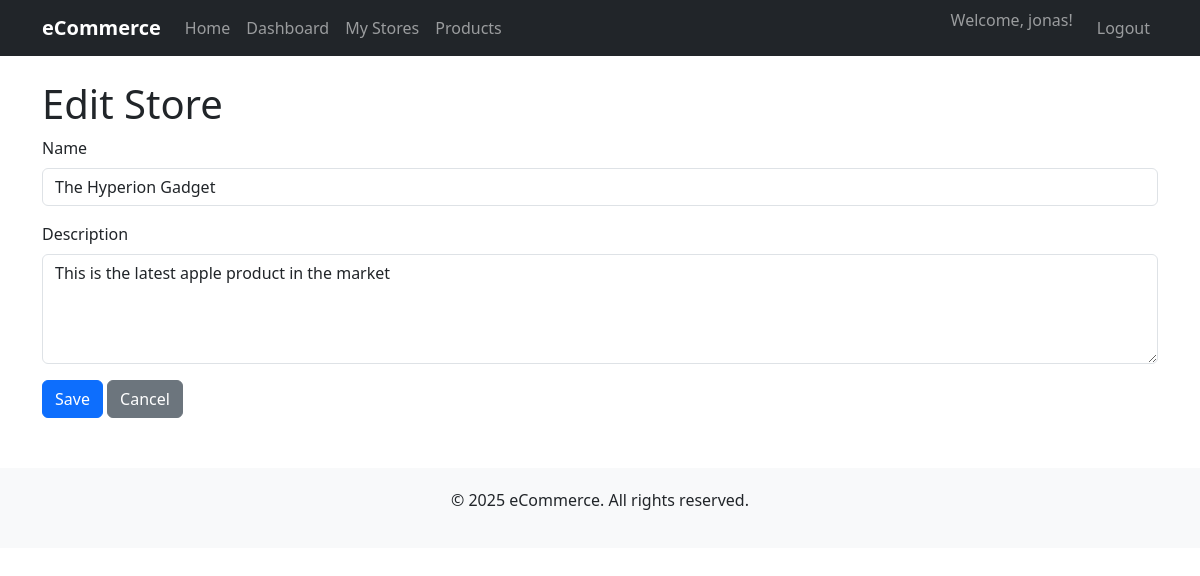
/vendor/stores/1/edit/ (signed in), run on the app's committed database.
### ecommerce/models.py (models this page shows, shortened)
class User(AbstractUser):
    VENDOR = 'vendor'
    BUYER = 'buyer'
    ROLE_CHOICES = [
        (VENDOR, 'Vendor'),
        (BUYER, 'Buyer'),
    ]
    role = models.CharField(max_length=10, choices=ROLE_CHOICES, default=BUYER)
    email = models.EmailField(unique=True)
    def is_vendor(self):
        return self.role == self.VENDOR

class Store(models.Model):
    name = models.CharField(max_length=200)
    description = models.TextField(blank=True)
    vendor = models.ForeignKey(User, on_delete=models.CASCADE, related_name='stores')
    created_at = models.DateTimeField(auto_now_add=True)
    updated_at = models.DateTimeField(auto_now=True)
    class Meta:
        ordering = ['-created_at']

### ecommerce/views.py (the view)
# urls.py: path('vendor/stores/<int:store_id>/edit/', views.store_edit, name='store_edit'),
@login_required
def store_edit(request, store_id):
    if not request.user.is_vendor():
        messages.error(request, 'Access denied.')
        return redirect('home')
    store = get_object_or_404(Store, id=store_id, vendor=request.user)
    if request.method == 'POST':
        form = StoreForm(request.POST, instance=store)
        if form.is_valid():
            form.save()
            messages.success(request, 'Store updated successfully!')
            return redirect('store_list')
    else:
        form = StoreForm(instance=store)
    return render(request, 'ecommerce/store_form.html', {'form': form, 'title': 'Edit Store', 'store': store})

### ecommerce/forms.py
class StoreForm(forms.ModelForm):
    class Meta:
        model = Store
        fields = ['name', 'description']
        widgets = {
            'name': forms.TextInput(attrs={'class': 'form-control'}),
            'description': forms.Textarea(attrs={'class': 'form-control', 'rows': 4}),
        }

### ecommerce/context_processors.py (called while the page is built)
def cart_count(request):
    cart_count = 0
    if request.user.is_authenticated and hasattr(request.user, 'role') and request.user.role == 'buyer':
        cart = request.session.get('cart', {})
        cart_count = sum(cart.values())
    return {'cart_count': cart_count}

### templates/ecommerce/store_form.html (shortened to what this page needs)
{% extends 'base.html' %}
{% block content %}
<h1>{{ title }}</h1>
<form method="post">
    {% for field in form %}
        <div class="mb-3">
            <label for="{{ field.id_for_label }}" class="form-label">{{ field.label }}</label>
            {{ field }}
        </div>
    {% endfor %}
    <button type="submit" class="btn btn-primary">Save</button>
    <a href="{% url 'store_list' %}" class="btn btn-secondary">Cancel</a>
</form>
{% endblock %}

### templates/base.html (shortened to what this page needs)
<!DOCTYPE html>
<html lang="en">
<head>
    <link href="https://cdn.jsdelivr.net/npm/bootstrap@5.3.0/dist/css/bootstrap.min.css" rel="stylesheet">
</head>
<body>
    <nav class="navbar navbar-expand-lg navbar-dark bg-dark">
        <div class="container">
            <a class="navbar-brand" href="{% url 'home' %}">eCommerce</a>
            <div class="collapse navbar-collapse" id="navbarNav">
                <ul class="navbar-nav me-auto">
                    <li class="nav-item">
                        <a class="nav-link" href="{% url 'home' %}">Home</a>
                    </li>
                    {% if user.is_authenticated %}
                        {% if user.role == 'vendor' %}
                            <li class="nav-item">
                                <a class="nav-link" href="{% url 'vendor_dashboard' %}">Dashboard</a>
                            </li>
                            <li class="nav-item">
                                <a class="nav-link" href="{% url 'store_list' %}">My Stores</a>
                            </li>
                            <li class="nav-item">
                                <a class="nav-link" href="{% url 'product_list' %}">Products</a>
                            </li>
                        {% endif %}
                    {% endif %}
                </ul>
                <ul class="navbar-nav">
                    {% if user.is_authenticated %}
                        <li class="nav-item">
                            <span class="navbar-text me-3">Welcome, {{ user.username }}!</span>
                        </li>
                        <li class="nav-item">
                            <a class="nav-link" href="{% url 'logout' %}">Logout</a>
                        </li>
                    {% endif %}
                </ul>
            </div>
        </div>
    </nav>
    <div class="container mt-4">
        {% block content %}
        {% endblock %}
    </div>
    <footer class="text-center">
        <div class="container">
            <p>&copy; 2025 eCommerce. All rights reserved.</p>
        </div>
    </footer>
</body>
</html>

### templates/base.html (style rules this page uses)
.navbar-brand { font-weight: bold; }
footer { margin-top: 50px; padding: 20px 0; background-color: #f8f9fa; }

### data on the page
User: username "jonas"
Store: form "The Hyperion Gadget" "This is the latest apple product in the market"

### other printed values
{{ title }} "Edit Store"
{{ field.label }} "Name" "Description"
